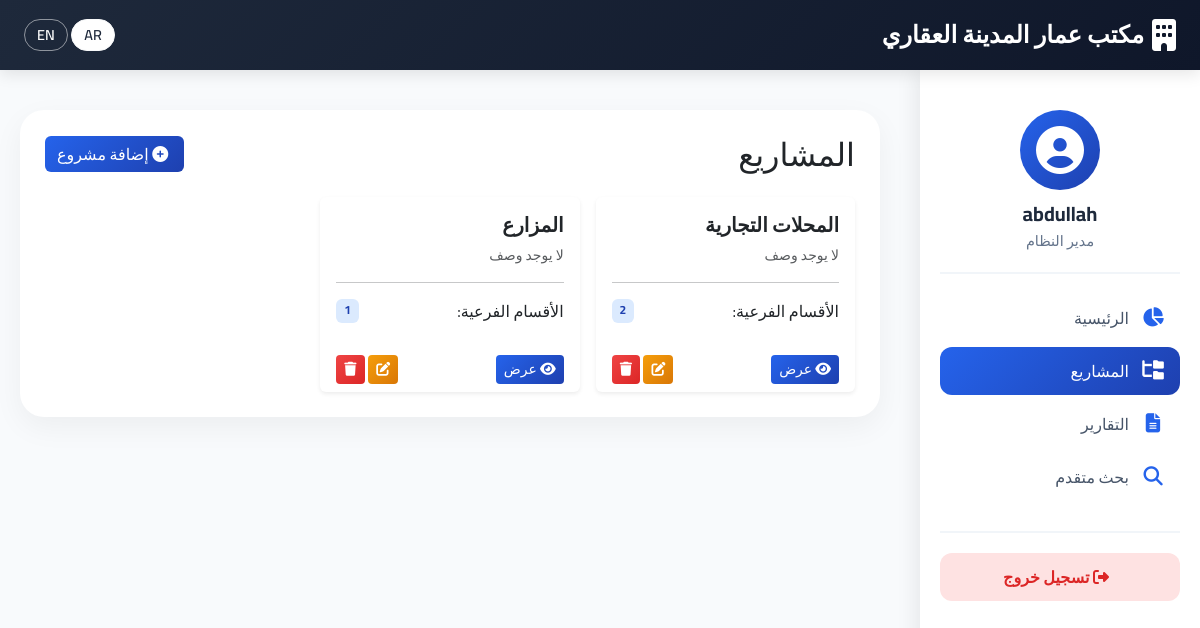
Page /categories/ (signed in) on the committed database.
### rentals/models.py (models this page shows, shortened)
class MainCategory(models.Model):
    name = models.CharField(max_length=100, unique=True, verbose_name="اسم الفئة الرئيسية")
    description = models.TextField(blank=True, verbose_name="وصف")
    created_at = models.DateTimeField(auto_now_add=True)
    class Meta:
        verbose_name = "فئة رئيسية"
        verbose_name_plural = "الفئات الرئيسية"
        ordering = ['name']

### rentals/views.py (the view)
# urls.py: path('categories/', views.main_categories, name='main_categories'),
@login_required
def main_categories(request):
    categories = MainCategory.objects.all()
    return render(request, 'rentals/main_categories.html', {'categories': categories})

### rentals/templates/rentals/main_categories.html (shortened to what this page needs)
{% extends 'rentals/base.html' %}
{% load i18n %}
{% block content %}
<div class="container-fluid px-0">
    <div class="d-flex justify-content-between align-items-center mb-4">
        <h2 class="mb-0">المشاريع</h2>
        <a href="{% url 'add_main_category' %}" class="btn btn-primary-custom">
            <i class="fas fa-plus-circle ms-1"></i> إضافة مشروع
        </a>
    </div>
    <div class="row g-3">
        {% for category in categories %}
        <div class="col-md-4">
            <div class="card h-100 border-0 shadow-sm">
                <div class="card-body">
                    <h5 class="card-title fw-bold">{{ category.name }}</h5>
                    <p class="card-text text-muted small">{{ category.description|default:"لا يوجد وصف" }}</p>
                    <hr>
                    <div class="d-flex justify-content-between mb-2">
                        <span>الأقسام الفرعية:</span>
                        <span class="badge badge-info-custom">{{ category.subcategories.count }}</span>
                    </div>
                </div>
                <div class="card-footer bg-transparent border-0 d-flex justify-content-between">
                    <a href="{% url 'main_category_detail' category.id %}" class="btn btn-primary-custom btn-sm">
                        <i class="fas fa-eye"></i> عرض
                    </a>
                    <div>
                        <a href="{% url 'edit_main_category' category.id %}" class="btn btn-warning-custom btn-sm">
                            <i class="fas fa-edit"></i>
                        </a>
                        <a href="{% url 'delete_main_category' category.id %}" class="btn btn-danger-custom btn-sm">
                            <i class="fas fa-trash"></i>
                        </a>
                    </div>
                </div>
            </div>
        </div>
        {% empty %}
        <div class="col-12">
            <p class="text-center text-muted py-5">لا توجد مشاريع بعد</p>
        </div>
        {% endfor %}
    </div>
</div>
{% endblock %}

### rentals/templates/rentals/base.html (shortened to what this page needs)
<!DOCTYPE html>
{% load static i18n %}
<html lang="ar" dir="rtl">
<head>
    <link rel="stylesheet" href="https://cdn.jsdelivr.net/npm/bootstrap@5.3.2/dist/css/bootstrap.rtl.min.css">
    <link rel="stylesheet" href="https://cdnjs.cloudflare.com/ajax/libs/font-awesome/6.5.1/css/all.min.css">
</head>
<body>
    <nav class="navbar navbar-custom">
        <div class="container-fluid px-4">
            <a class="navbar-brand" href="{% url 'home' %}">
                <i class="fas fa-building"></i>
                مكتب عمار المدينة العقاري
            </a>
            <div class="language-switcher">
                <form action="{% url 'set_language' %}" method="post" class="d-inline">
                    <button type="submit" name="language" value="ar" class="btn btn-sm btn-light">AR</button>
                    <button type="submit" name="language" value="en" class="btn btn-sm btn-outline-light">EN</button>
                </form>
            </div>
        </div>
    </nav>
    <div class="sidebar" id="sidebar">
        <div class="user-info">
            <div class="avatar">
                <i class="fas fa-user-circle"></i>
            </div>
            <h5>{{ user.get_username|default:"زائر" }}</h5>
            <p>{% if user.is_superuser %}مدير النظام{% else %}مستخدم{% endif %}</p>
        </div>
        <ul class="sidebar-menu">
            <li>
                <a href="{% url 'home' %}" {% if request.path == '/' %}class="active"{% endif %}>
                    <i class="fas fa-chart-pie"></i> الرئيسية
                </a>
            </li>
            <li>
                <a href="{% url 'main_categories' %}" {% if '/categories/' in request.path %}class="active"{% endif %}>
                    <i class="fas fa-folder-tree"></i> المشاريع
                </a>
            </li>
            <li>
                <a href="{% url 'reports_dashboard' %}" {% if '/reports/' in request.path %}class="active"{% endif %}>
                    <i class="fas fa-file-alt"></i> التقارير
                </a>
            </li>
            <li>
                <a href="{% url 'advanced_search' %}" {% if '/search/' in request.path %}class="active"{% endif %}>
                    <i class="fas fa-search"></i> بحث متقدم
                </a>
            </li>
        </ul>
        <div class="sidebar-footer">
            {% if user.is_authenticated %}
            <a href="{% url 'logout' %}" class="logout-btn">
                <i class="fas fa-sign-out-alt ms-2"></i> تسجيل خروج
            </a>
            {% else %}
            <a href="{% url 'login' %}" class="btn btn-primary-custom w-100 py-2">
                <i class="fas fa-sign-in-alt ms-2"></i> دخول
            </a>
            {% endif %}
        </div>
    </div>
    <div class="main-content" id="mainContent">
        <div class="content-card">
            {% block content %}{% endblock %}
        </div>
    </div>
</body>
</html>

### rentals/templates/rentals/base.html (style rules this page uses)
* { font-family: 'Cairo', sans-serif; }
body { background-color: #f8fafc; margin: 0; padding: 0; }
.navbar-custom { background: linear-gradient(135deg, #1e293b, #0f172a); box-shadow: 0 4px 15px rgba(0,0,0,0.1); padding: 12px 0; position: fixed; top: 0; left: 0; right: 0; z-index: 1030; height: 70px; }
.navbar-custom .navbar-brand { color: white; font-weight: 700; font-size: 1.5rem; display: flex; align-items: center; gap: 8px; }
.navbar-custom .navbar-brand i { font-size: 2rem; }
.language-switcher .btn { border-radius: 20px; padding: 4px 12px; font-size: 0.9rem; font-weight: 600; }
.language-switcher .btn-light { background: white; color: #1e293b; }
.language-switcher .btn-outline-light { border-color: rgba(255,255,255,0.5); color: white; }
.sidebar { position: fixed; top: 70px; right: 0; bottom: 0; width: 280px; background: white; box-shadow: -4px 0 20px rgba(0,0,0,0.08); padding: 20px; overflow-y: auto; transition: 0.3s; z-index: 1020; }
.sidebar .user-info { text-align: center; padding: 20px 0; border-bottom: 2px solid #f1f5f9; margin-bottom: 20px; }
.sidebar .user-info .avatar { width: 80px; height: 80px; background: linear-gradient(135deg, #2563eb, #1e40af); border-radius: 50%; display: flex; align-items: center; justify-content: center; margin: 0 auto 12px; }
.sidebar .user-info .avatar i { font-size: 3rem; color: white; }
.sidebar .user-info h5 { color: #1e293b; font-weight: 700; margin-bottom: 4px; }
.sidebar .user-info p { color: #64748b; font-size: 0.9rem; margin: 0; }
.sidebar-menu { list-style: none; padding: 0; margin: 0; }
.sidebar-menu li { margin-bottom: 5px; }
.sidebar-menu a { display: flex; align-items: center; padding: 12px 15px; color: #475569; text-decoration: none; border-radius: 12px; transition: 0.2s; font-weight: 500; }
.sidebar-menu a i { margin-left: 12px; width: 24px; text-align: center; color: #2563eb; font-size: 1.2rem; }
.sidebar-menu a:hover, .sidebar-menu a.active { background: linear-gradient(135deg, #2563eb, #1e40af); color: white; }
.sidebar-menu a:hover i, .sidebar-menu a.active i { color: white; }
.sidebar-footer { margin-top: 30px; padding-top: 20px; border-top: 2px solid #f1f5f9; }
.logout-btn { display: block; padding: 12px; background: #fee2e2; color: #dc2626; text-align: center; text-decoration: none; border-radius: 12px; font-weight: 600; transition: 0.2s; }
.main-content { margin-right: 300px; margin-top: 90px; padding: 20px; min-height: 100vh; transition: margin-right 0.3s; }
.content-card { background: white; border-radius: 24px; box-shadow: 0 10px 30px rgba(0,0,0,0.05); padding: 25px; margin-bottom: 25px; }
.btn-primary-custom { background: linear-gradient(135deg, #2563eb, #1e40af); color: white; border: none; }
.btn-warning-custom { background: linear-gradient(135deg, #f59e0b, #d97706); color: white; border: none; }
.btn-danger-custom { background: linear-gradient(135deg, #ef4444, #dc2626); color: white; border: none; }
.badge-info-custom { background: #dbeafe; color: #1e40af; }

### rows in the picture
MainCategory: name "المحلات التجارية", description "لا يوجد وصف", subcategories.count "2"
MainCategory: name "المزارع", description "لا يوجد وصف", subcategories.count "1"

### other values in the picture
{{ user.get_username|default:"زائر" }} "abdullah"
